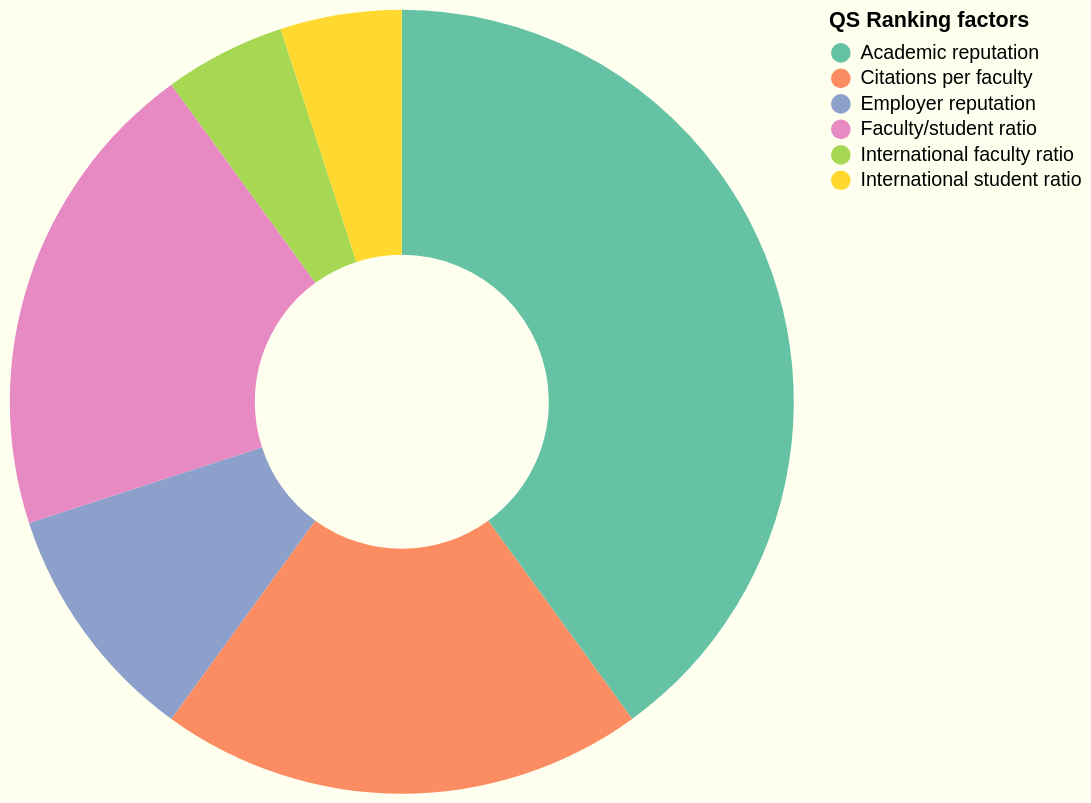

Vega-Lite specification for this chart:
### Vega-Lite specification from a JSON file in a GitHub repository (floating-point values rounded to 4 significant figures)
{"$schema": "https://vega.github.io/schema/vega-lite/v4.json", "background": "ivory", "width": 400, "height": 400, "data": {"values": [{"category": "Academic reputation", "value": 40}, {"category": "Employer reputation", "value": 10}, {"category": "Faculty/student ratio", "value": 20}, {"category": "Citations per faculty", "value": 20}, {"category": "International faculty ratio", "value": 5}, {"category": "International student ratio", "value": 5}]}, "mark": {"type": "arc", "innerRadius": 75}, "encoding": {"theta": {"field": "value", "type": "quantitative"}, "color": {"field": "category", "type": "nominal", "title": "QS Ranking factors", "scale": {"range": ["#66c2a5", "#fc8d62", "#8da0cb", "#e78ac3", "#a6d854", "#ffd92f"]}}, "tooltip": [{"field": "category", "title": "Category"}, {"field": "value", "title": "Weight (%)"}]}, "view": {"stroke": null}}
